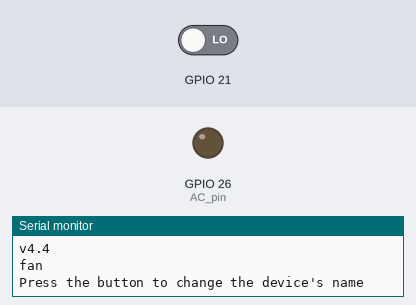
This sketch was run on a simulated ESP32. Parts: output pins drawn as LEDs (lit = HIGH), the last lines printed to the serial monitor. The inputs (shaded band) are chosen by the test bench; at power-on: GPIO 21 LOW. Nothing arrives over Bluetooth unless stated.

Above: at 1.2 s.
1.3 s: GPIO 21 driven HIGH
At 2.0 s:
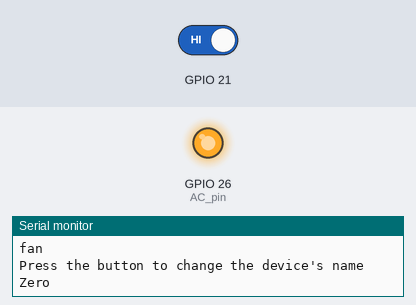
Timing chart, 0 to 4.3 s (numbered marks = the images above; inputs shaded):
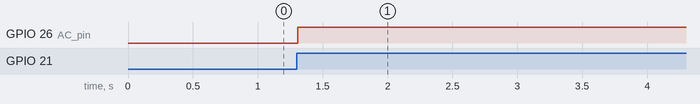

The sketch:

AC_dimmer.ino
```cpp
#include "BluetoothSerial.h"
#include <Arduino.h>
#include <string.h>
#include <EEPROM.h>


#if !defined(CONFIG_BT_ENABLED) || !defined(CONFIG_BLUEDROID_ENABLED)
#error Bluetooth is not enabled! Please run `make menuconfig` to and enable it
#endif


BluetoothSerial SerialBT;

volatile int i=0;               // Variable to use as a counter of dimming steps. It is volatile since it is passed between interrupts
volatile boolean zero_cross=0;  // Flag to indicate we have crossed zero
int AC_pin = 26;                 // Output to Opto Triac                // second button at pin 5
int dim = 100;                  // Dimming level (0-10)  0 = on, 10 = 0ff
const uint8_t PIN_IR_TX = 32;
const String ON = "on";
const String OFF = "off";
const String IR_STRING = "ir";
const String RENAME_COMMAND = "rename";
const int memoryAddress = 0;
const String DEFAULT_NAME = "LITTRA SMART";
const int EEPROM_SIZE = 128;


hw_timer_t * timer = NULL;
portMUX_TYPE timerMux = portMUX_INITIALIZER_UNLOCKED;

void dim_check() {

  if(zero_cross == true ) {

    if(i>=dim) {
      digitalWrite(AC_pin, HIGH);  // turn on light
      i=0;  // reset time step counter
      zero_cross=false;    // reset zero cross detection flag
    }
    else {
      i++;  // increment time step counter
    }
  }
}

void IRAM_ATTR onTimer() {
  portENTER_CRITICAL_ISR(&timerMux);
  dim_check();
  portEXIT_CRITICAL_ISR(&timerMux);
}
void startTimer() {
  timer = timerBegin(0, 80, true); // timer_id = 0; divider=80; countUp = true;
  timerAttachInterrupt(timer, &onTimer, true); // edge = true
  timerAlarmWrite(timer, 75, true);  //1000 ms
  timerAlarmEnable(timer);
}

void endTimer() {
  timerEnd(timer);
  timer = NULL;
  startTimer();
}


void setup() {  // Begin setup
  Serial.begin(115200);
 Serial.setDebugOutput(true);
  pinMode(AC_pin, OUTPUT);                          // Set the Triac pin as output

      // initialize EEPROM with predefined size

//    EEPROM.begin(EEPROM_SIZE);


    Serial.println(ESP.getSdkVersion());
//    String deviceName = read_String(memoryAddress);
        String deviceName = "fan";
    if(!deviceName || !deviceName[0] ){
      deviceName = DEFAULT_NAME;
      }
    Serial.println(deviceName);
    SerialBT.begin(deviceName);
    SerialBT.setTimeout(100);

    Serial.println("Press the button to change the device's name");


  attachInterrupt(21, zero_cross_detect, RISING);    // Attach an Interupt to Pin 2 (interupt 0) for Zero Cross Detection
  startTimer();

}

void zero_cross_detect() {
Serial.println("Zero");
  zero_cross = true;               // set flag for dim_check function that a zero cross has occured
  i=0;                             // stepcounter to 0.... as we start a new cycle
  digitalWrite(AC_pin, LOW);
}


void loop() {

   String code = SerialBT.readString();
    code.trim();
    if(code && code[0])
    {
      SerialBT.println(dim);
      dim = code.toInt();

    }


  delay (100);
}
```

Measured:
- after the input at 1.3 s, GPIO 26 (AC_pin): LOW → HIGH at once
